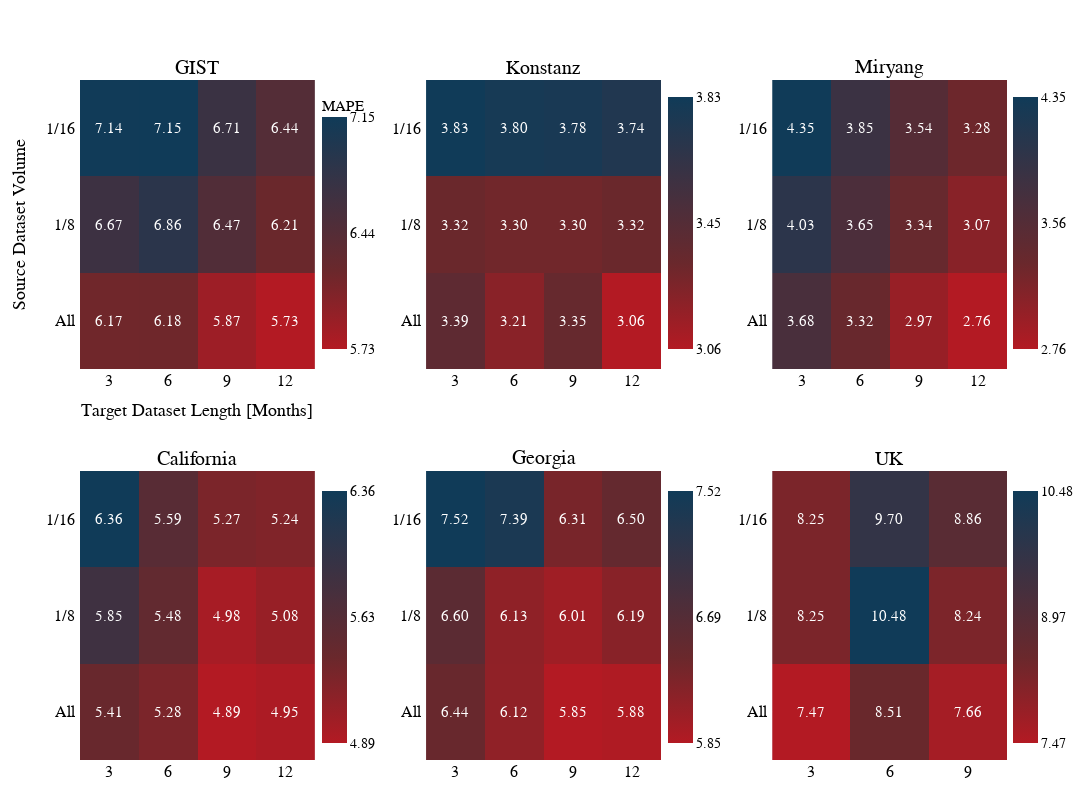

Notebook code for this chart:
### Code cell
import plotly.graph_objects as go
from plotly.subplots import make_subplots
import numpy as np

# Data setup
sites = ["GIST", "Konstanz", "Miryang", "California", "Georgia", "UK"]
x_labels = ["3", "6", "9", "12"]
x_labels_UK = ["3", "6", "9"]
# y_labels = ["1/16 ", "1/8 ", "All "]
y_labels = ["All ", "1/8 ", "1/16 "]  # Change

data = {
    # "GIST":     [[7.1363, 7.1455, 6.7053, 6.4413],
    #              [6.6736, 6.8629, 6.4680, 6.2141],
    #              [6.1724, 6.1783, 5.8742, 5.7292]],

    # "Konstanz": [[3.8336, 3.7963, 3.7823, 3.7371],
    #              [3.3241, 3.2975, 3.2998, 3.3247],
    #              [3.3888, 3.2131, 3.3475, 3.0605]],

    # "Miryang":  [[4.3548, 3.8478, 3.5435, 3.2797],
    #              [4.0321, 3.6522, 3.3389, 3.0737],
    #              [3.6815, 3.3182, 2.9681, 2.7572]],

    # "California": [[6.3624, 5.5923, 5.2748, 5.2427],
    #                [5.8545, 5.4798, 4.9797, 5.0834],
    #                [5.411, 5.2759, 4.8947, 4.9451]],

    # "Georgia":  [[7.5237, 7.3936, 6.3121, 6.4992],
    #              [6.6001, 6.1299, 6.0094, 6.1892],
    #              [6.4423, 6.1232, 5.8519, 5.8817]],

    # "UK":       [[8.2501, 9.7039, 8.8634],
    #              [8.2529, 10.478, 8.2393],
    #              [7.4676, 8.5057, 7.6623]]

    "GIST":     [[6.1724, 6.1783, 5.8742, 5.7292],
                 [6.6736, 6.8629, 6.4680, 6.2141],
                 [7.1363, 7.1455, 6.7053, 6.4413]],

    "Konstanz": [[3.3888, 3.2131, 3.3475, 3.0605],
                 [3.3241, 3.2975, 3.2998, 3.3247],
                 [3.8336, 3.7963, 3.7823, 3.7371],],

    "Miryang":  [[3.6815, 3.3182, 2.9681, 2.7572],
                 [4.0321, 3.6522, 3.3389, 3.0737],
                 [4.3548, 3.8478, 3.5435, 3.2797],],

    "California": [[5.411, 5.2759, 4.8947, 4.9451],
                   [5.8545, 5.4798, 4.9797, 5.0834],
                   [6.3624, 5.5923, 5.2748, 5.2427],],

    "Georgia":  [[6.4423, 6.1232, 5.8519, 5.8817],
                 [6.6001, 6.1299, 6.0094, 6.1892],
                 [7.5237, 7.3936, 6.3121, 6.4992],],

    "UK":       [[7.4676, 8.5057, 7.6623],
                 [8.2529, 10.478, 8.2393],
                 [8.2501, 9.7039, 8.8634],]
}
# print(data["GIST"])


# Create figure with 2x3 subplots
fig = make_subplots(
    rows=2, cols=3,
    subplot_titles=sites,
    horizontal_spacing=0.12,  # Increased spacing more
    vertical_spacing=0.15
)

# Calculate colorbar positions - adjusted for more even spacing
colorbar_x = [0.25, 0.623, 0.996]  # Adjusted x positions


print("y_labels:", y_labels)
print("data for GIST:")
for row in data["GIST"]:
    print(row)

# Add heatmaps
for idx, site in enumerate(sites):
    row = idx // 3 + 1
    col = idx % 3 + 1
    
    # Get min and max values for this site's data
    site_data = np.array(data[site])
    site_min = np.nanmin(site_data[site_data != None])
    site_max = np.nanmax(site_data[site_data != None])

    # Set colorbar title based on site
    colorbar_title = 'MAPE' if site == 'GIST' else None
    x_labels = x_labels_UK if site == 'UK' else x_labels
    
    custom_colorscale = [
    (0.0, "rgb(16, 59, 88)"),       # Blue Opal 16 59 88
    (0.66, "rgb(106, 40, 44)"),     # Syrah 106 40 44
    (1.0, "rgb(179, 26, 35)")       # Adrenaline Rush 179 26 35
]
    
    # Add heatmaps 부분을 다음과 같이 수정:
    fig.add_trace(
        go.Heatmap(
            z=data[site],
            x=x_labels,
            y=y_labels,
            # colorscale='Viridis', # Cividis, ylorrd
            # colorscale='oryel',  # Change colorscale
            colorscale=custom_colorscale,  # Change colorscale
            reversescale=True,  # 색상 순서를 반전
            text=[[f'{val:.2f}' if val is not None else '' for val in row] for row in data[site]],
            texttemplate='%{text}',
            textfont={"size": 15, "color": "white", "family": "Times New Roman"},
            showscale=True,
            colorbar=dict(
                title=dict(
                    text=colorbar_title if colorbar_title else '',
                    font=dict(
                        family="Times New Roman",
                        size=15,
                    ),
                ),
                x=colorbar_x[col-1],
                y=0.99 if row == 1 else 0.41,  # y 위치를 더 위로 올림
                len=0.4,  # colorbar 길이를 줄임
                thickness=25,
                yanchor='top',
                tickmode='array',
                # tickvals=[site_min, (site_min + site_max)/2, site_max],
                # ticktext=[f'{site_min:.2f}', f'{(site_min + site_max)/2:.2f}', f'{site_max:.2f}'],
                tickvals=[site_max, (site_min + site_max)/2, site_min],
                ticktext=[f'{site_max:.2f}', f'{(site_min + site_max)/2:.2f}', f'{site_min:.2f}'],
                tickfont=dict(family="Times New Roman", size=14),
                # autorange="reversed"  # colorbar 값 순서 반전
            ),
            # zmin=site_min,
            # zmax=site_max
            zmin=site_max,
            zmax=site_min
        ),
        row=row, col=col
    )

# Update layout
fig.update_layout(
    height=800,
    width=1200,
    # title_text='Source Data Volume vs Target Data Length Heatmaps',
    title_x=0.5,
    showlegend=False,
    margin=dict(t=80, b=40),
        title_font=dict(
        family="Times New Roman",
        size=18,
        color="black"  # 제목 글씨를 검은색으로 설정
        ),
    font=dict(
        family="Times New Roman",
        size=14,
        color="black"  # 전체 글씨를 검은색으로 설정
    )
)

# subplot titles 글꼴 크기도 조정
for annotation in fig.layout.annotations:
    annotation.font.update(
        family='Times New Roman',
        size=20  # subplot title 글씨 크기
    )

for row in range(1, 3):  # 2행
    for col in range(1, 4):  # 3열
        fig.update_xaxes(
            tickfont=dict(size=16, family="Times New Roman"),  # x축 눈금 레이블 크기
            row=row, col=col
        )
        fig.update_yaxes(
            tickfont=dict(size=16, family="Times New Roman"),  # y축 눈금 레이블 크기
            row=row, col=col
        )

# Add axis labels only to the leftmost plots
i=1
row = (i-1)//3 + 1
col = (i-1)%3 + 1
fig.update_xaxes(
    title_text='Target Dataset Length [Months]',
    title_font=dict(size=18, family="Times New Roman"),
    row=row, col=col
)
fig.update_yaxes(
    title_text='Source Dataset Volume',
    title_font=dict(size=18, family="Times New Roman"),
    row=row, col=col
)

# subplot 제목 글씨체도 변경
for annotation in fig.layout.annotations:
    annotation.font.family = 'Times New Roman'

# Show figure
fig.show()

### Figure 1 — Plotly figure (JSON) as saved in the notebook; plotly's stock layout.template omitted (floating-point values rounded to 4 significant figures)
{"data": [{"colorbar": {"len": 0.4, "thickness": 25, "tickfont": {"family": "Times New Roman", "size": 14}, "tickmode": "array", "ticktext": ["7.15", "6.44", "5.73"], "tickvals": [7.146, 6.437, 5.729], "title": {"font": {"family": "Times New Roman", "size": 15}, "text": "MAPE"}, "x": 0.25, "y": 0.99, "yanchor": "top"}, "colorscale": [[0, "rgb(16, 59, 88)"], [0.66, "rgb(106, 40, 44)"], [1, "rgb(179, 26, 35)"]], "reversescale": true, "showscale": true, "text": [["6.17", "6.18", "5.87", "5.73"], ["6.67", "6.86", "6.47", "6.21"], ["7.14", "7.15", "6.71", "6.44"]], "textfont": {"color": "white", "family": "Times New Roman", "size": 15}, "texttemplate": "%{text}", "type": "heatmap", "x": ["3", "6", "9", "12"], "xaxis": "x", "y": ["All ", "1/8 ", "1/16 "], "yaxis": "y", "z": [[6.172, 6.178, 5.874, 5.729], [6.674, 6.863, 6.468, 6.214], [7.136, 7.146, 6.705, 6.441]], "zmax": 5.729, "zmin": 7.146}, {"colorbar": {"len": 0.4, "thickness": 25, "tickfont": {"family": "Times New Roman", "size": 14}, "tickmode": "array", "ticktext": ["3.83", "3.45", "3.06"], "tickvals": [3.834, 3.447, 3.061], "title": {"font": {"family": "Times New Roman", "size": 15}, "text": ""}, "x": 0.623, "y": 0.99, "yanchor": "top"}, "colorscale": [[0, "rgb(16, 59, 88)"], [0.66, "rgb(106, 40, 44)"], [1, "rgb(179, 26, 35)"]], "reversescale": true, "showscale": true, "text": [["3.39", "3.21", "3.35", "3.06"], ["3.32", "3.30", "3.30", "3.32"], ["3.83", "3.80", "3.78", "3.74"]], "textfont": {"color": "white", "family": "Times New Roman", "size": 15}, "texttemplate": "%{text}", "type": "heatmap", "x": ["3", "6", "9", "12"], "xaxis": "x2", "y": ["All ", "1/8 ", "1/16 "], "yaxis": "y2", "z": [[3.389, 3.213, 3.348, 3.061], [3.324, 3.297, 3.3, 3.325], [3.834, 3.796, 3.782, 3.737]], "zmax": 3.061, "zmin": 3.834}, {"colorbar": {"len": 0.4, "thickness": 25, "tickfont": {"family": "Times New Roman", "size": 14}, "tickmode": "array", "ticktext": ["4.35", "3.56", "2.76"], "tickvals": [4.355, 3.556, 2.757], "title": {"font": {"family": "Times New Roman", "size": 15}, "text": ""}, "x": 0.996, "y": 0.99, "yanchor": "top"}, "colorscale": [[0, "rgb(16, 59, 88)"], [0.66, "rgb(106, 40, 44)"], [1, "rgb(179, 26, 35)"]], "reversescale": true, "showscale": true, "text": [["3.68", "3.32", "2.97", "2.76"], ["4.03", "3.65", "3.34", "3.07"], ["4.35", "3.85", "3.54", "3.28"]], "textfont": {"color": "white", "family": "Times New Roman", "size": 15}, "texttemplate": "%{text}", "type": "heatmap", "x": ["3", "6", "9", "12"], "xaxis": "x3", "y": ["All ", "1/8 ", "1/16 "], "yaxis": "y3", "z": [[3.682, 3.318, 2.968, 2.757], [4.032, 3.652, 3.339, 3.074], [4.355, 3.848, 3.543, 3.28]], "zmax": 2.757, "zmin": 4.355}, {"colorbar": {"len": 0.4, "thickness": 25, "tickfont": {"family": "Times New Roman", "size": 14}, "tickmode": "array", "ticktext": ["6.36", "5.63", "4.89"], "tickvals": [6.362, 5.629, 4.895], "title": {"font": {"family": "Times New Roman", "size": 15}, "text": ""}, "x": 0.25, "y": 0.41, "yanchor": "top"}, "colorscale": [[0, "rgb(16, 59, 88)"], [0.66, "rgb(106, 40, 44)"], [1, "rgb(179, 26, 35)"]], "reversescale": true, "showscale": true, "text": [["5.41", "5.28", "4.89", "4.95"], ["5.85", "5.48", "4.98", "5.08"], ["6.36", "5.59", "5.27", "5.24"]], "textfont": {"color": "white", "family": "Times New Roman", "size": 15}, "texttemplate": "%{text}", "type": "heatmap", "x": ["3", "6", "9", "12"], "xaxis": "x4", "y": ["All ", "1/8 ", "1/16 "], "yaxis": "y4", "z": [[5.411, 5.276, 4.895, 4.945], [5.854, 5.48, 4.98, 5.083], [6.362, 5.592, 5.275, 5.243]], "zmax": 4.895, "zmin": 6.362}, {"colorbar": {"len": 0.4, "thickness": 25, "tickfont": {"family": "Times New Roman", "size": 14}, "tickmode": "array", "ticktext": ["7.52", "6.69", "5.85"], "tickvals": [7.524, 6.688, 5.852], "title": {"font": {"family": "Times New Roman", "size": 15}, "text": ""}, "x": 0.623, "y": 0.41, "yanchor": "top"}, "colorscale": [[0, "rgb(16, 59, 88)"], [0.66, "rgb(106, 40, 44)"], [1, "rgb(179, 26, 35)"]], "reversescale": true, "showscale": true, "text": [["6.44", "6.12", "5.85", "5.88"], ["6.60", "6.13", "6.01", "6.19"], ["7.52", "7.39", "6.31", "6.50"]], "textfont": {"color": "white", "family": "Times New Roman", "size": 15}, "texttemplate": "%{text}", "type": "heatmap", "x": ["3", "6", "9", "12"], "xaxis": "x5", "y": ["All ", "1/8 ", "1/16 "], "yaxis": "y5", "z": [[6.442, 6.123, 5.852, 5.882], [6.6, 6.13, 6.009, 6.189], [7.524, 7.394, 6.312, 6.499]], "zmax": 5.852, "zmin": 7.524}, {"colorbar": {"len": 0.4, "thickness": 25, "tickfont": {"family": "Times New Roman", "size": 14}, "tickmode": "array", "ticktext": ["10.48", "8.97", "7.47"], "tickvals": [10.48, 8.973, 7.468], "title": {"font": {"family": "Times New Roman", "size": 15}, "text": ""}, "x": 0.996, "y": 0.41, "yanchor": "top"}, "colorscale": [[0, "rgb(16, 59, 88)"], [0.66, "rgb(106, 40, 44)"], [1, "rgb(179, 26, 35)"]], "reversescale": true, "showscale": true, "text": [["7.47", "8.51", "7.66"], ["8.25", "10.48", "8.24"], ["8.25", "9.70", "8.86"]], "textfont": {"color": "white", "family": "Times New Roman", "size": 15}, "texttemplate": "%{text}", "type": "heatmap", "x": ["3", "6", "9"], "xaxis": "x6", "y": ["All ", "1/8 ", "1/16 "], "yaxis": "y6", "z": [[7.468, 8.506, 7.662], [8.253, 10.48, 8.239], [8.25, 9.704, 8.863]], "zmax": 7.468, "zmin": 10.48}], "layout": {"annotations": [{"font": {"family": "Times New Roman", "size": 20}, "showarrow": false, "text": "GIST", "x": 0.1267, "xanchor": "center", "xref": "paper", "y": 1, "yanchor": "bottom", "yref": "paper"}, {"font": {"family": "Times New Roman", "size": 20}, "showarrow": false, "text": "Konstanz", "x": 0.5, "xanchor": "center", "xref": "paper", "y": 1, "yanchor": "bottom", "yref": "paper"}, {"font": {"family": "Times New Roman", "size": 20}, "showarrow": false, "text": "Miryang", "x": 0.8733, "xanchor": "center", "xref": "paper", "y": 1, "yanchor": "bottom", "yref": "paper"}, {"font": {"family": "Times New Roman", "size": 20}, "showarrow": false, "text": "California", "x": 0.1267, "xanchor": "center", "xref": "paper", "y": 0.425, "yanchor": "bottom", "yref": "paper"}, {"font": {"family": "Times New Roman", "size": 20}, "showarrow": false, "text": "Georgia", "x": 0.5, "xanchor": "center", "xref": "paper", "y": 0.425, "yanchor": "bottom", "yref": "paper"}, {"font": {"family": "Times New Roman", "size": 20}, "showarrow": false, "text": "UK", "x": 0.8733, "xanchor": "center", "xref": "paper", "y": 0.425, "yanchor": "bottom", "yref": "paper"}], "font": {"color": "black", "family": "Times New Roman", "size": 14}, "height": 800, "margin": {"b": 40, "t": 80}, "showlegend": false, "title": {"font": {"color": "black", "family": "Times New Roman", "size": 18}, "x": 0.5}, "width": 1200, "xaxis": {"anchor": "y", "domain": [0, 0.2533], "tickfont": {"family": "Times New Roman", "size": 16}, "title": {"font": {"family": "Times New Roman", "size": 18}, "text": "Target Dataset Length [Months]"}}, "xaxis2": {"anchor": "y2", "domain": [0.3733, 0.6267], "tickfont": {"family": "Times New Roman", "size": 16}}, "xaxis3": {"anchor": "y3", "domain": [0.7467, 1], "tickfont": {"family": "Times New Roman", "size": 16}}, "xaxis4": {"anchor": "y4", "domain": [0, 0.2533], "tickfont": {"family": "Times New Roman", "size": 16}}, "xaxis5": {"anchor": "y5", "domain": [0.3733, 0.6267], "tickfont": {"family": "Times New Roman", "size": 16}}, "xaxis6": {"anchor": "y6", "domain": [0.7467, 1], "tickfont": {"family": "Times New Roman", "size": 16}}, "yaxis": {"anchor": "x", "domain": [0.575, 1], "tickfont": {"family": "Times New Roman", "size": 16}, "title": {"font": {"family": "Times New Roman", "size": 18}, "text": "Source Dataset Volume"}}, "yaxis2": {"anchor": "x2", "domain": [0.575, 1], "tickfont": {"family": "Times New Roman", "size": 16}}, "yaxis3": {"anchor": "x3", "domain": [0.575, 1], "tickfont": {"family": "Times New Roman", "size": 16}}, "yaxis4": {"anchor": "x4", "domain": [0, 0.425], "tickfont": {"family": "Times New Roman", "size": 16}}, "yaxis5": {"anchor": "x5", "domain": [0, 0.425], "tickfont": {"family": "Times New Roman", "size": 16}}, "yaxis6": {"anchor": "x6", "domain": [0, 0.425], "tickfont": {"family": "Times New Roman", "size": 16}}}}
